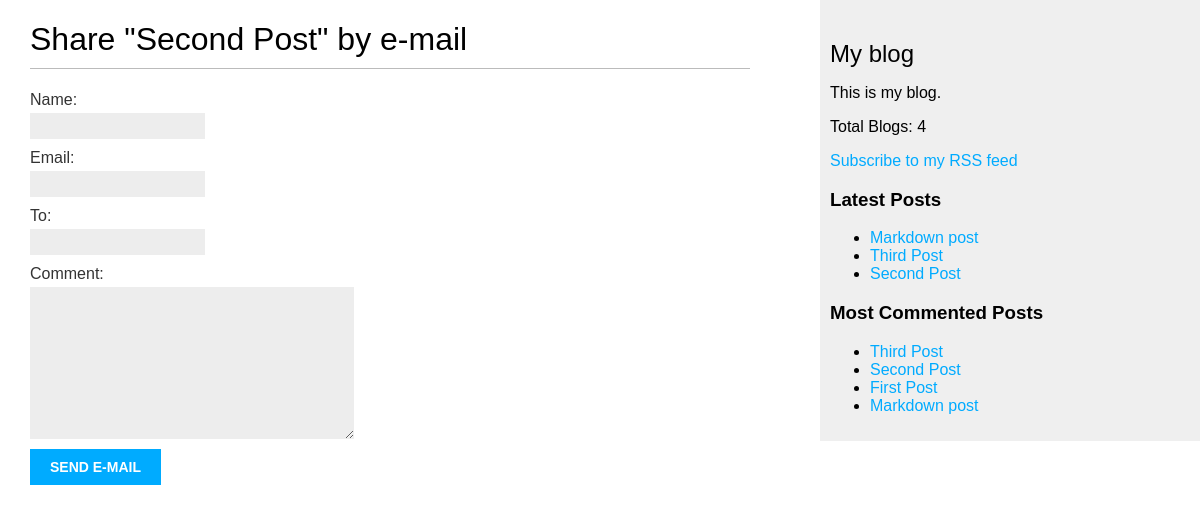
/blog/2/share/, run on the app's committed database.
### blog/models.py (models this page shows, shortened)
class Post(models.Model):
    STATUS_CHOICES = (
        ('draft', 'Draft'),
        ('published', 'Published'),
    )
    title = models.CharField(max_length=250)
    slug = models.SlugField(max_length=250, unique_for_date = 'publish')
    author = models.ForeignKey(User, on_delete=models.CASCADE, related_name='blog_posts')
    body = models.TextField()
    publish = models.DateTimeField(default=timezone.now)
    created = models.DateTimeField(auto_now_add=True)
    updated = models.DateTimeField(auto_now=True)
    status = models.CharField(max_length=10, choices=STATUS_CHOICES, default='draft')
    tags = TaggableManager()
    objects = models.Manager()
    published = PublishedManager()
    class Meta:
        ordering = ('-publish',)
    def get_absolute_url(self):
        return reverse('blog:post_detail', args=[self.publish.year, self.publish.month, self.publish.day, self.slug])

### blog/views.py (the view)
# urls.py: path('<int:post_id>/share/', views.post_share, name='post_share'),
def post_share(request, post_id):
    post = get_object_or_404(Post, id=post_id, status='published')
    sent = False
    if request.method == 'POST':
        form = EmailPostForm(request.POST)
        if form.is_valid():
            cd = form.cleaned_data
            post_url = request.build_absolute_uri(post.get_absolute_url()) # build_absolute_uri() attaches the full url, http://127.0.0.1:8000.....
            subject = f"{cd['name']} recommends you read {post.title}"
            message = f"Read {post.title} at {post_url}\n\n {cd['name']}'s comments :{cd['comment']}"
            send_mail(subject, message, 'admin@myblog.com', [cd['to']])
            sent = True
    else:
        form = EmailPostForm()
    return render(request, 'blog/post/share.html', {'post':post, 'form':form, 'sent': sent})

### blog/forms.py
class EmailPostForm(forms.Form):
    name = forms.CharField(max_length=30)
    email = forms.EmailField()
    to = forms.EmailField()
    comment = forms.CharField(required=False, widget=forms.Textarea)

### blog/models.py (called while the page is built)
    def get_queryset(self):
        return super().get_queryset().filter(status='published')

### blog/templatetags/blog_tags.py (called while the page is built)
@register.simple_tag
def total_posts():
    return Post.published.count()

@register.inclusion_tag('blog/post/latest_posts.html')
def show_latest_posts(count=5):
    latest_posts = Post.published.order_by('-publish')[:count]
    return {'latest_posts': latest_posts}

@register.simple_tag
def get_most_commented_posts(count=5):
    return Post.published.annotate(total_comments=Count('comments')).order_by('-total_comments')[:count]

### blog/templates/blog/post/share.html (shortened to what this page needs)
{% extends "blog/base.html" %}
{% block content %}
{% if sent %}
<h1>E-mail Successfully sent!</h1>
<p>
    "{{post.title}}" was successfully sent to {{form.cleaned_data.to}}.
</p>
{% else %}
<h1>Share "{{ post.title }}" by e-mail</h1>
<form method="post">
    {{form.as_p}}
    <input type="submit" value="Send e-mail">
</form>
{% endif %}
{% endblock %}

### blog/templates/blog/base.html (shortened to what this page needs)
<!DOCTYPE html>
{% load blog_tags %}
{% load static %}
<html>
<head>
  <link href="{% static 'css/blog.css' %}" rel="stylesheet" />
</head>
<body>
  <div id="content">{% block content %} {% endblock %}</div>
  <div id="sidebar">
    <h2>My blog</h2>
    <p>This is my blog.</p>
    <p>Total Blogs: {% total_posts %}</p>
    <p>
      <a href="{% url "blog:post_feed" %}">Subscribe to my RSS feed</a>
    </p>
    <h3>Latest Posts</h3>
    {% show_latest_posts 3 %}
    <h3>Most Commented Posts</h3>
    {% get_most_commented_posts as most_commented_posts %}
    <ul>
      {% for post in most_commented_posts %}
      <li>
        <a href="{{post.get_absolute_url}}">{{post.title}}</a>
      </li>
      {% endfor %}
    </ul>
  </div>
</body>
</html>

### blog/templates/blog/post/latest_posts.html
<ul>
    {% for post in latest_posts %}
    <li>
        <a href="{{post.get_absolute_url}}">{{post.title}}</a>
    </li>
    {% endfor %}
</ul>

### blog/static/css/blog.css (style rules this page uses)
body { margin: 0; padding: 0; font-family: helvetica, sans-serif; }
a { color: #00abff; text-decoration: none; }
h1 { font-weight: normal; border-bottom: 1px solid #bbb; padding: 0 0 10px 0; }
h2 { font-weight: normal; margin: 30px 0 0; }
#content { float: left; width: 60%; padding: 0 0 0 30px; }
#sidebar { float: right; width: 30%; padding: 10px; background: #efefef; height: 100%; }
label { float: left; clear: both; color: #333; margin-bottom: 4px; }
input, textarea { clear: both; float: left; margin: 0 0 10px; background: #ededed; border: 0; padding: 6px 10px; font-size: 12px; }
input[type="submit"] { font-weight: bold; background: #00abff; color: #fff; padding: 10px 20px; font-size: 14px; text-transform: uppercase; }

### data on the page
Post: title "Second Post"
Post: title "Markdown post"
Post: title "Third Post"
Post: title "First Post"
